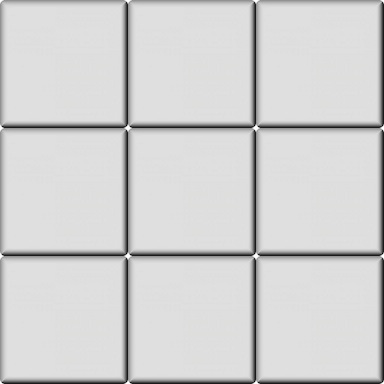

The image is a tile-based game level rendered from a .tmx file. Its description and source (layers, tilesets, objects; grid data summarised) follow:
An orthogonal 3x3 tile map with 128x128 px tiles, 1 tile layer (Tile Layer 1).

<map version="1.0" orientation="orthogonal" width="3" height="3" tilewidth="128" tileheight="128">
 <tileset firstgid="1" name="tileset" tilewidth="128" tileheight="128">
  <image source="tileset.png" width="256" height="256" />
 </tileset>
 <layer name="Tile Layer 1" width="3" height="3">
  <data>[9 cells, 9 non-empty, 1 distinct tile ids]</data>
 </layer>
</map>